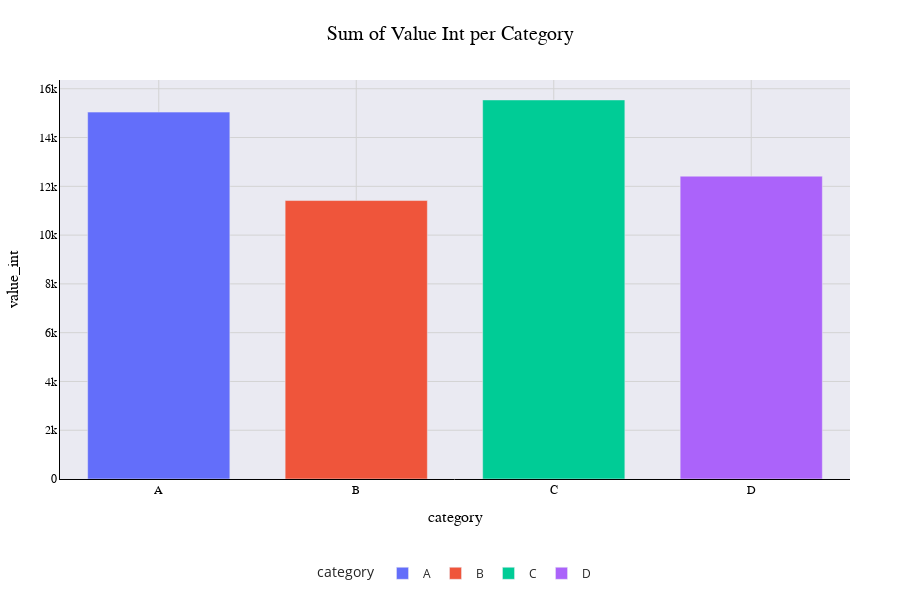

The notebook cell saved with this chart:
### Code cell
# 3. Bar chart: sum of value_int per category
df_bar = df.groupby('category', as_index=False)['value_int'].sum()
fig_bar = px.bar(df_bar, x='category', y='value_int', title='Sum of Value Int per Category', color='category')
fig_bar.update_layout(**DEFAULT_LAYOUT)
fig_bar.update_layout(**HIST_LAYOUT)
fig_bar.show()

### Figure 1 — Plotly figure (JSON) as saved in the notebook; plotly's stock layout.template omitted (floating-point values rounded to 4 significant figures)
{"data": [{"hovertemplate": "category=%{x}<br>value_int=%{y}<extra></extra>", "legendgroup": "A", "marker": {"color": "#636efa", "pattern": {"shape": ""}}, "name": "A", "orientation": "v", "showlegend": true, "textposition": "auto", "type": "bar", "x": ["A"], "xaxis": "x", "y": [15042], "yaxis": "y"}, {"hovertemplate": "category=%{x}<br>value_int=%{y}<extra></extra>", "legendgroup": "B", "marker": {"color": "#EF553B", "pattern": {"shape": ""}}, "name": "B", "orientation": "v", "showlegend": true, "textposition": "auto", "type": "bar", "x": ["B"], "xaxis": "x", "y": [11417], "yaxis": "y"}, {"hovertemplate": "category=%{x}<br>value_int=%{y}<extra></extra>", "legendgroup": "C", "marker": {"color": "#00cc96", "pattern": {"shape": ""}}, "name": "C", "orientation": "v", "showlegend": true, "textposition": "auto", "type": "bar", "x": ["C"], "xaxis": "x", "y": [15541], "yaxis": "y"}, {"hovertemplate": "category=%{x}<br>value_int=%{y}<extra></extra>", "legendgroup": "D", "marker": {"color": "#ab63fa", "pattern": {"shape": ""}}, "name": "D", "orientation": "v", "showlegend": true, "textposition": "auto", "type": "bar", "x": ["D"], "xaxis": "x", "y": [12416], "yaxis": "y"}], "layout": {"bargap": 0.2, "bargroupgap": 0.1, "barmode": "overlay", "colorway": ["#636EFA", "#EF553B", "#00CC96", "#AB63FA", "#FFA15A", "#19D3F3"], "height": 600, "hoverlabel": {"bgcolor": "white", "font": {"family": "Arial", "size": 12}}, "hovermode": "x unified", "legend": {"font": {"size": 12}, "orientation": "h", "title": {"text": "category"}, "tracegroupgap": 0, "x": 0.5, "xanchor": "center", "y": -0.2}, "margin": {"b": 60, "l": 60, "r": 50, "t": 80}, "title": {"font": {"color": "black", "family": "Arial", "size": 20}, "text": "Sum of Value Int per Category"}, "width": 900, "xaxis": {"anchor": "y", "categoryarray": ["A", "B", "C", "D"], "categoryorder": "array", "domain": [0, 1], "gridcolor": "lightgray", "linecolor": "black", "showgrid": true, "showline": true, "tickfont": {"color": "black", "family": "Arial", "size": 12}, "title": {"font": {"color": "black", "family": "Arial", "size": 16}, "text": "category"}, "zeroline": false}, "yaxis": {"anchor": "x", "domain": [0, 1], "gridcolor": "lightgray", "linecolor": "black", "showgrid": true, "showline": true, "tickfont": {"color": "black", "family": "Arial", "size": 12}, "title": {"font": {"color": "black", "family": "Arial", "size": 16}, "text": "value_int"}, "zeroline": false}}}
